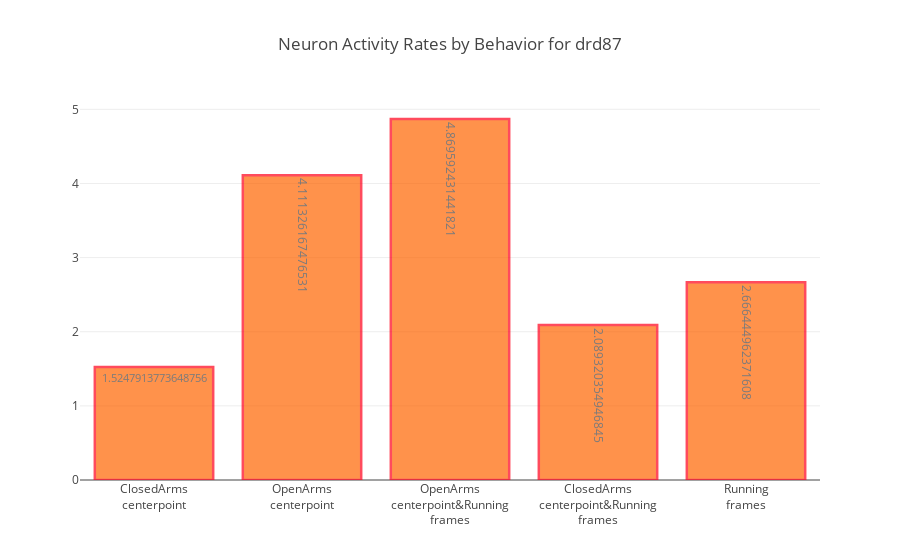
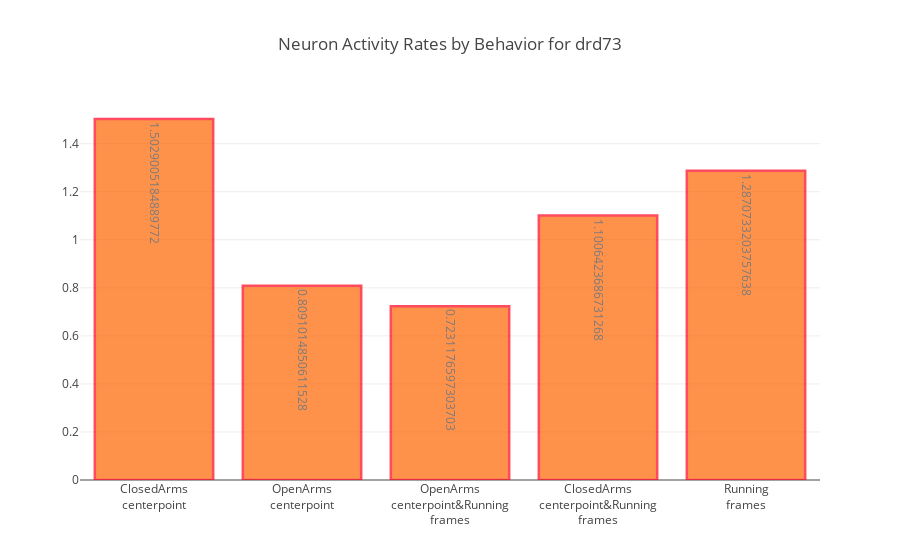
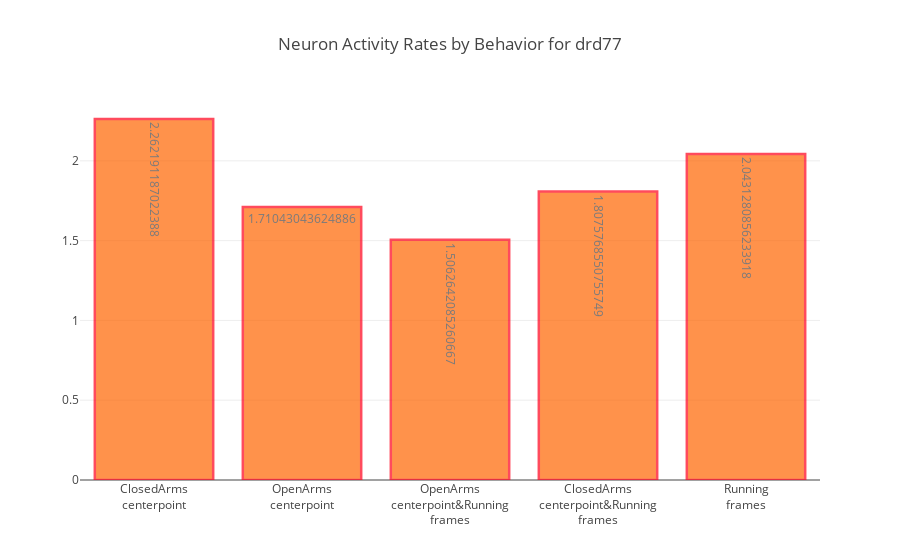
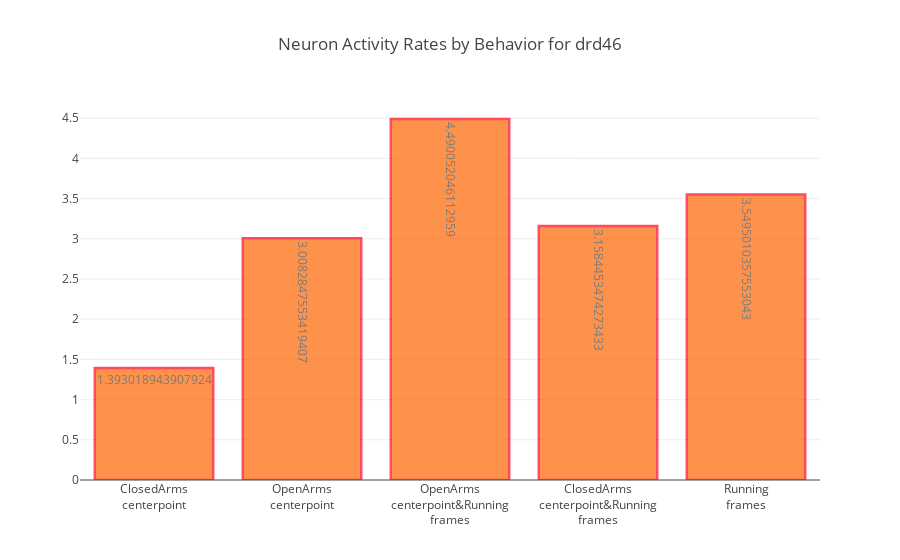

Notebook code for these charts, in order:
### Markdown cell above
## Plot the neuron activity rates bar plots for each corresponding animal

### Code cell
for animal in neuron_activity_rates:
    plot_title = "Neuron Activity Rates by Behavior for " + animal
    plot_activity_rates(neuron_activity_rates[animal], plot_title)

### Figure 1 — Plotly figure (JSON) as saved in the notebook; plotly's stock layout.template omitted (floating-point values rounded to 4 significant figures)
{"data": [{"marker": {"color": "rgb(255,100,0)", "line": {"color": "rgb(255,0,25)", "width": 2.5}}, "opacity": 0.7, "text": [1.525, 4.111, 4.87, 2.089, 2.666], "type": "bar", "uid": "a32f40", "x": ["ClosedArms<br>centerpoint", "OpenArms<br>centerpoint", "OpenArms<br>centerpoint&Running<br>frames", "ClosedArms<br>centerpoint&Running<br>frames", "Running<br>frames"], "y": [1.525, 4.111, 4.87, 2.089, 2.666]}], "layout": {"autosize": true, "title": "Neuron Activity Rates by Behavior for drd87", "xaxis": {"autorange": true, "range": [-0.5, 4.5], "type": "category"}, "yaxis": {"autorange": true, "range": [0, 5.126], "type": "linear"}}}

### Figure 2 — Plotly figure (JSON) as saved in the notebook; plotly's stock layout.template omitted (floating-point values rounded to 4 significant figures)
{"data": [{"marker": {"color": "rgb(255,100,0)", "line": {"color": "rgb(255,0,25)", "width": 2.5}}, "opacity": 0.7, "text": [1.503, 0.8091, 0.7231, 1.101, 1.287], "type": "bar", "uid": "6ec891", "x": ["ClosedArms<br>centerpoint", "OpenArms<br>centerpoint", "OpenArms<br>centerpoint&Running<br>frames", "ClosedArms<br>centerpoint&Running<br>frames", "Running<br>frames"], "y": [1.503, 0.8091, 0.7231, 1.101, 1.287]}], "layout": {"autosize": true, "title": "Neuron Activity Rates by Behavior for drd73", "xaxis": {"autorange": true, "range": [-0.5, 4.5], "type": "category"}, "yaxis": {"autorange": true, "range": [0, 1.582], "type": "linear"}}}

### Figure 3 — Plotly figure (JSON) as saved in the notebook; plotly's stock layout.template omitted (floating-point values rounded to 4 significant figures)
{"data": [{"marker": {"color": "rgb(255,100,0)", "line": {"color": "rgb(255,0,25)", "width": 2.5}}, "opacity": 0.7, "text": [2.262, 1.71, 1.506, 1.808, 2.043], "type": "bar", "uid": "8cd3aa", "x": ["ClosedArms<br>centerpoint", "OpenArms<br>centerpoint", "OpenArms<br>centerpoint&Running<br>frames", "ClosedArms<br>centerpoint&Running<br>frames", "Running<br>frames"], "y": [2.262, 1.71, 1.506, 1.808, 2.043]}], "layout": {"autosize": true, "title": "Neuron Activity Rates by Behavior for drd77", "xaxis": {"autorange": true, "range": [-0.5, 4.5], "type": "category"}, "yaxis": {"autorange": true, "range": [0, 2.381], "type": "linear"}}}

### Figure 4 — Plotly figure (JSON) as saved in the notebook; plotly's stock layout.template omitted (floating-point values rounded to 4 significant figures)
{"data": [{"marker": {"color": "rgb(255,100,0)", "line": {"color": "rgb(255,0,25)", "width": 2.5}}, "opacity": 0.7, "text": [1.393, 3.008, 4.49, 3.158, 3.55], "type": "bar", "uid": "aad202", "x": ["ClosedArms<br>centerpoint", "OpenArms<br>centerpoint", "OpenArms<br>centerpoint&Running<br>frames", "ClosedArms<br>centerpoint&Running<br>frames", "Running<br>frames"], "y": [1.393, 3.008, 4.49, 3.158, 3.55]}], "layout": {"autosize": true, "title": "Neuron Activity Rates by Behavior for drd46", "xaxis": {"autorange": true, "range": [-0.5, 4.5], "type": "category"}, "yaxis": {"autorange": true, "range": [0, 4.726], "type": "linear"}}}
